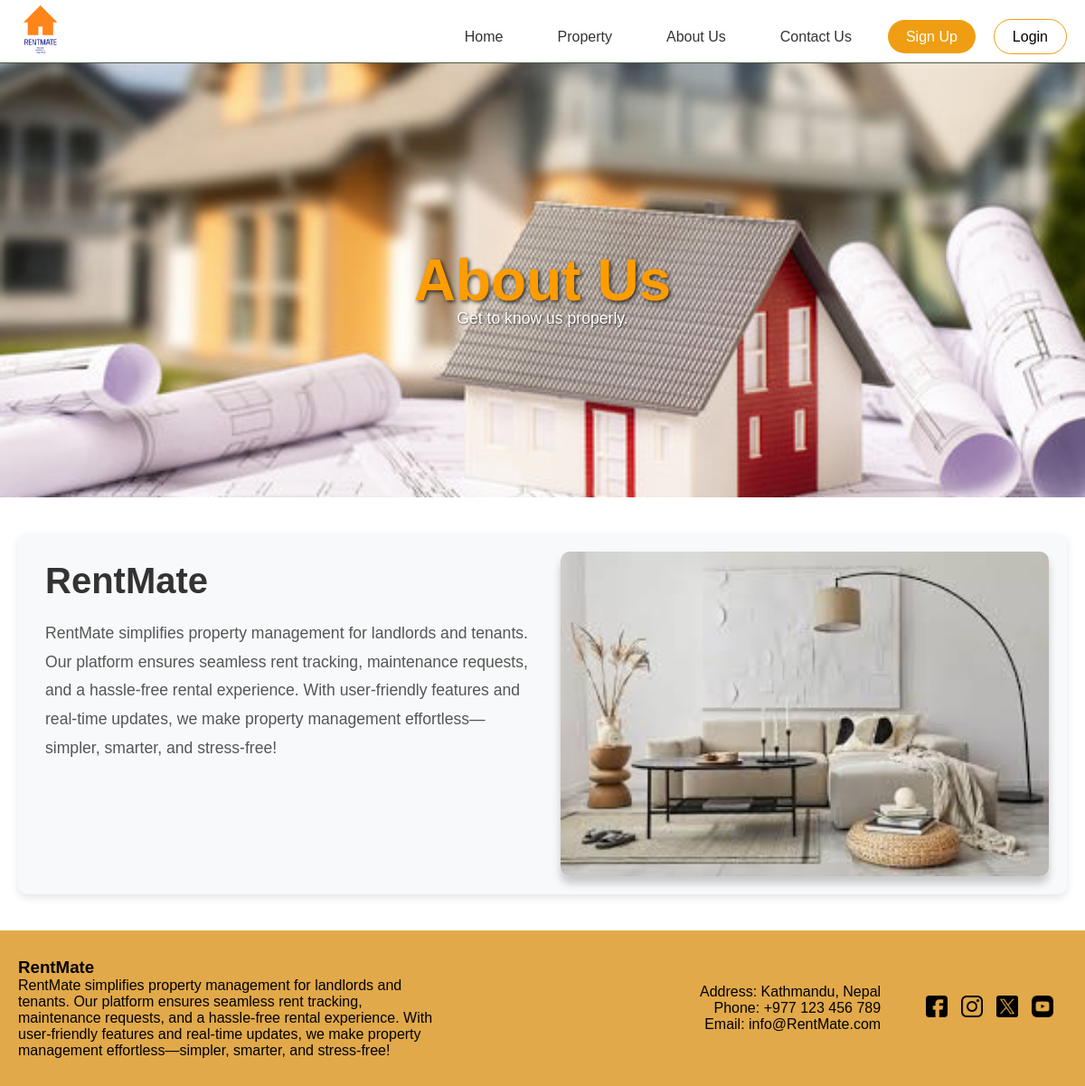
The app's page /aboutus/, older data.
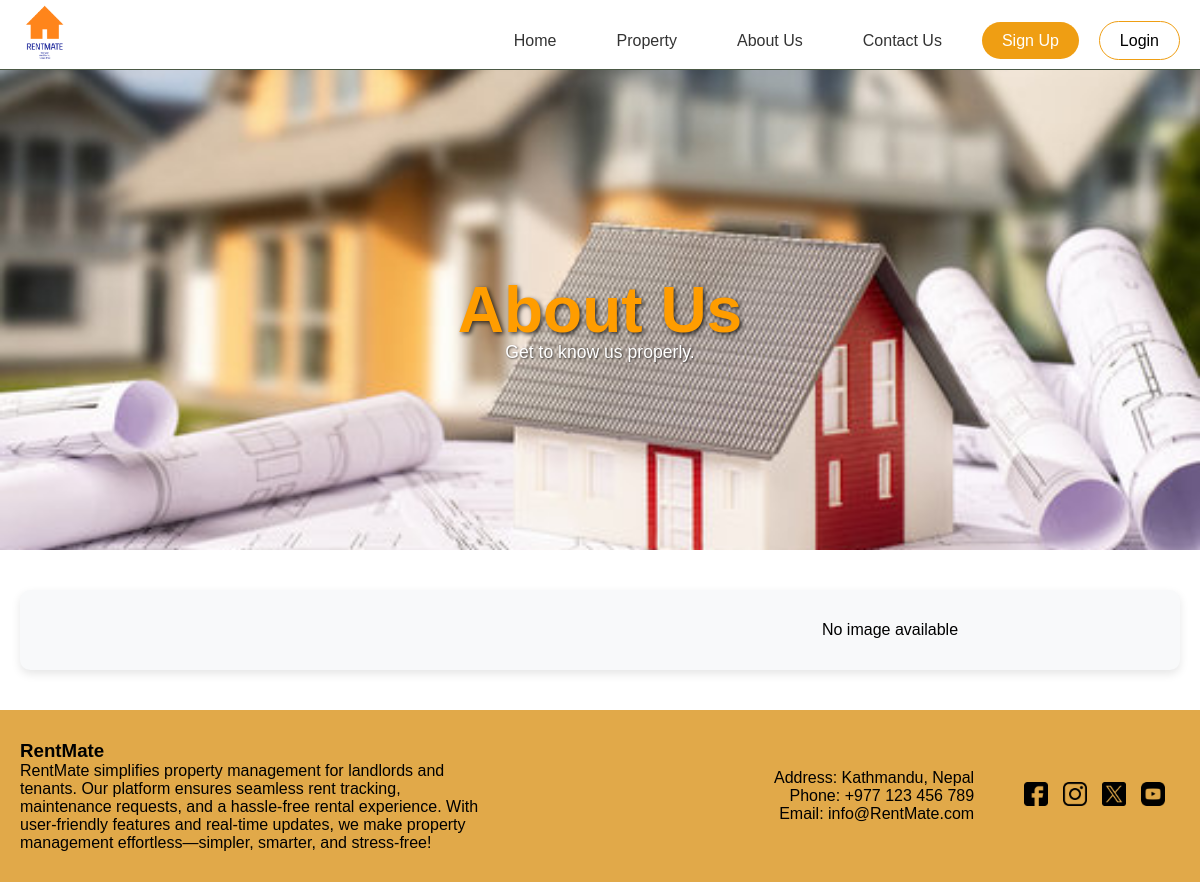
The same page, newer data.
### app/models.py (models this page shows, shortened)
class AboutUs(models.Model):
    title = models.CharField(max_length=255)
    description = models.TextField()
    image = models.ImageField(upload_to='property_images/')
    class Meta:
        verbose_name_plural = "About Us"

### app/views.py (the view)
# urls.py: path('aboutus/', views.AboutPage, name='aboutus'),
def AboutPage(request):
    about_us = AboutUs.objects.first()  # Fetch the first record
    return render(request, 'aboutus.html', {'about_us': about_us})

### templates/aboutus.html
{% extends "base.html" %}
{% load static %}
{% block styles %}
  <link rel="stylesheet" href="{% static 'css/aboutus.css' %}">
{% endblock styles%}
{%block content %}
  <main>
    <section class="image">
      <div class="property-image-container">
        <img src="{% static 'img/15.jpg' %}" alt="RentMate Banner">
        <h1>About Us</h1>
        <p>Get to know us properly.</p>
      </div>
    </section>
    <section class="intro-section">
      <div class="intro-box">
        <div class="intro-text">
          <h2>{{ about_us.title }}</h2>
          <p>{{ about_us.description|linebreaks }}</p>
        </div>
        <div class="intro-image">
          {% if about_us.image %}
          <img src="{{ about_us.image.url }}" alt="RentMate Intro Image">
          {% else %}
          <p>No image available</p>
          {% endif %}
        </div>
      </div>
    </section>
  </main>
{% endblock %}

Row changes from the older to the newer data that the page shows:
removed AboutUs: title "RentMate", description "RentMate simplifies property management for landlords and tenants. Our platform ensures seamless rent tracking, maintenance requests, and a hassle-free rental experience. With user-friendly features and real-time updates, we make property management effortless—simpler, smarter, and stress-free!", image (picture)
Text that changed along with them:
text now shown: "No image available"
